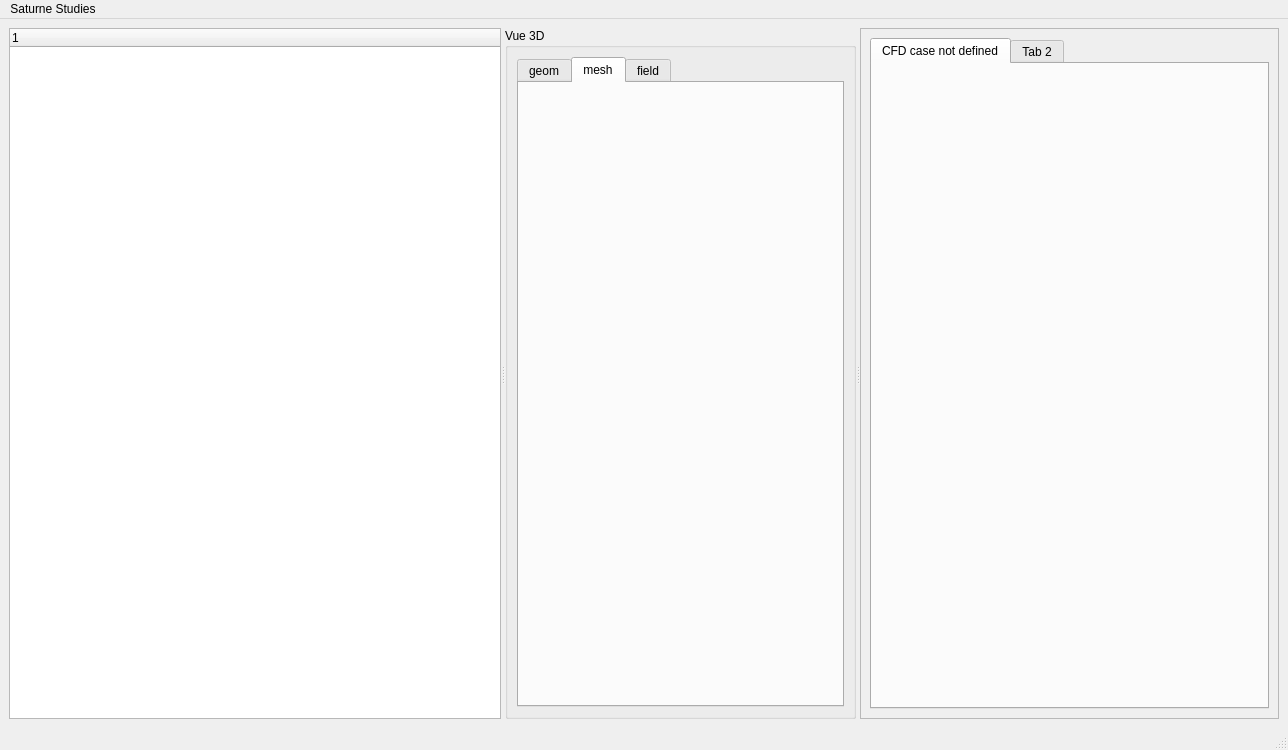
<?xml version="1.0" encoding="UTF-8"?>
<ui version="4.0">
 <class>mw_Saturne</class>
 <widget class="QMainWindow" name="mw_Saturne">
  <property name="geometry">
   <rect>
    <x>0</x>
    <y>0</y>
    <width>1288</width>
    <height>750</height>
   </rect>
  </property>
  <property name="windowTitle">
   <string>Saturne 8</string>
  </property>
  <widget class="QWidget" name="centralwidget">
   <layout class="QGridLayout" name="gridLayout_2">
    <item row="0" column="0">
     <widget class="QSplitter" name="splitter">
      <property name="orientation">
       <enum>Qt::Horizontal</enum>
      </property>
      <widget class="QTreeWidget" name="tw_gauche">
       <property name="sizePolicy">
        <sizepolicy hsizetype="Preferred" vsizetype="Preferred">
         <horstretch>0</horstretch>
         <verstretch>0</verstretch>
        </sizepolicy>
       </property>
       <column>
        <property name="text">
         <string notr="true">1</string>
        </property>
       </column>
      </widget>
      <widget class="QGroupBox" name="gb_central">
       <property name="sizePolicy">
        <sizepolicy hsizetype="Preferred" vsizetype="Preferred">
         <horstretch>0</horstretch>
         <verstretch>0</verstretch>
        </sizepolicy>
       </property>
       <property name="title">
        <string>Vue 3D</string>
       </property>
       <layout class="QGridLayout" name="gridLayout">
        <item row="0" column="0">
         <widget class="QTabWidget" name="tw_central">
          <property name="currentIndex">
           <number>1</number>
          </property>
          <widget class="QWidget" name="tabGeom">
           <attribute name="title">
            <string>geom</string>
           </attribute>
           <layout class="QGridLayout" name="gl_geom">
            <item row="0" column="0">
             <widget class="QWidget" name="wd_viewGeom" native="true"/>
            </item>
           </layout>
          </widget>
          <widget class="QWidget" name="tabMesh">
           <attribute name="title">
            <string>mesh</string>
           </attribute>
           <layout class="QGridLayout" name="gl_mesh">
            <item row="0" column="0">
             <widget class="QWidget" name="wd_viewSmesh" native="true"/>
            </item>
           </layout>
          </widget>
          <widget class="QWidget" name="tabField">
           <attribute name="title">
            <string>field</string>
           </attribute>
           <layout class="QGridLayout" name="gl_field">
            <item row="0" column="0">
             <widget class="QWidget" name="wd_viewField" native="true"/>
            </item>
           </layout>
          </widget>
         </widget>
        </item>
       </layout>
      </widget>
      <widget class="QFrame" name="fr_droite">
       <property name="sizePolicy">
        <sizepolicy hsizetype="Expanding" vsizetype="Preferred">
         <horstretch>0</horstretch>
         <verstretch>0</verstretch>
        </sizepolicy>
       </property>
       <property name="frameShape">
        <enum>QFrame::StyledPanel</enum>
       </property>
       <property name="frameShadow">
        <enum>QFrame::Raised</enum>
       </property>
       <layout class="QGridLayout" name="gridLayout_3">
        <item row="0" column="0">
         <widget class="QTabWidget" name="tw_case">
          <property name="currentIndex">
           <number>0</number>
          </property>
          <widget class="QWidget" name="tabCase">
           <attribute name="title">
            <string>CFD case not defined</string>
           </attribute>
          </widget>
          <widget class="QWidget" name="tab_2">
           <attribute name="title">
            <string>Tab 2</string>
           </attribute>
          </widget>
         </widget>
        </item>
       </layout>
      </widget>
     </widget>
    </item>
   </layout>
  </widget>
  <widget class="QMenuBar" name="menubar">
   <property name="geometry">
    <rect>
     <x>0</x>
     <y>0</y>
     <width>1288</width>
     <height>24</height>
    </rect>
   </property>
   <widget class="QMenu" name="menuSaturneStudies">
    <property name="title">
     <string>Saturne Studies</string>
    </property>
   </widget>
   <addaction name="menuSaturneStudies"/>
  </widget>
  <widget class="QStatusBar" name="statusbar"/>
 </widget>
 <resources/>
 <connections/>
</ui>
